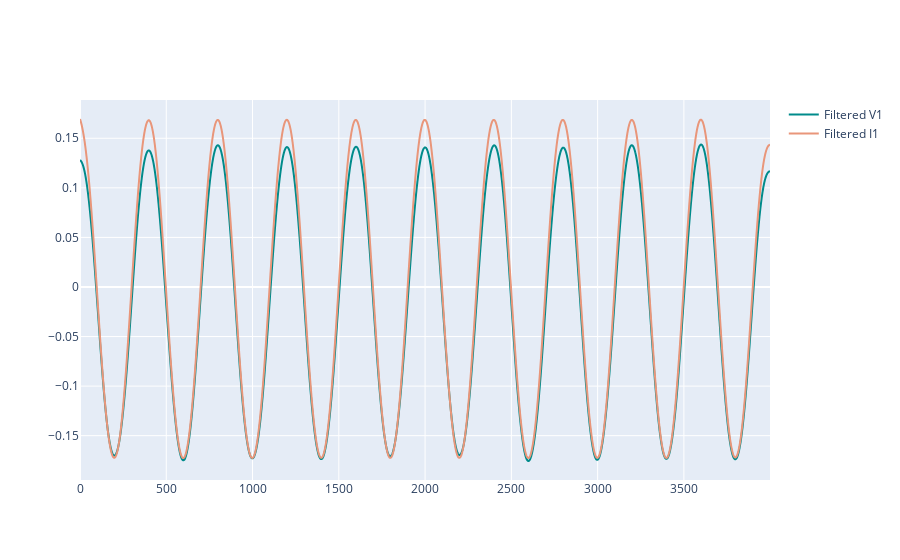

Here is the notebook cell this chart was saved with:
### Code cell
fig = go.Figure()

fig.add_trace(go.Scatter(
            y = V1_filt,
            line =  dict(shape =  'spline', color = 'darkcyan'),
            name = 'Filtered V1',
            ))

fig.add_trace(go.Scatter(
            y = I1_filt,
            line =  dict(shape =  'spline', color = 'darksalmon'),
            name = 'Filtered I1',
            ))

fig.show()

### Figure 1 — Plotly figure (JSON) as saved in the notebook; plotly's stock layout.template omitted (floating-point values rounded to 4 significant figures; data arrays with more than 128 entries replaced by an {"elided": "..."} marker saying what was removed)
{"data": [{"line": {"color": "darkcyan", "shape": "spline"}, "name": "Filtered V1", "type": "scatter", "y": {"elided": "4000 float values"}}, {"line": {"color": "darksalmon", "shape": "spline"}, "name": "Filtered I1", "type": "scatter", "y": {"elided": "4000 float values"}}], "layout": {}}
